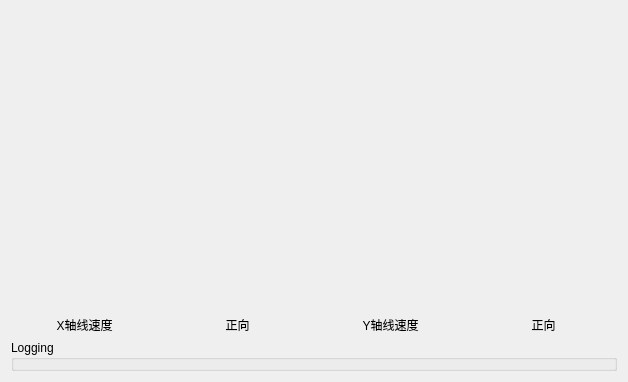
       <widget class="QWidget" name="tab_status">
        <attribute name="title">
         <string>robot_car</string>
        </attribute>
        <layout class="QGridLayout" name="gridLayout_13">
         <item row="0" column="0">
          <layout class="QGridLayout" name="gridLayout_5">
           <item row="0" column="0">
            <layout class="QGridLayout" name="gridLayout_4">
             <item row="0" column="0">
              <layout class="QGridLayout" name="gridLayout">
               <property name="verticalSpacing">
                <number>5</number>
               </property>
               <item row="1" column="0">
                <widget class="QLabel" name="label_6">
                 <property name="text">
                  <string>X轴线速度</string>
                 </property>
                 <property name="alignment">
                  <set>Qt::AlignCenter</set>
                 </property>
                </widget>
               </item>
               <item row="0" column="2" colspan="2">
                <widget class="QWidget" name="widget_speed_y" native="true">
                 <property name="minimumSize">
                  <size>
                   <width>300</width>
                   <height>300</height>
                  </size>
                 </property>
                 <property name="maximumSize">
                  <size>
                   <width>300</width>
                   <height>300</height>
                  </size>
                 </property>
                </widget>
               </item>
               <item row="1" column="2">
                <widget class="QLabel" name="label_7">
                 <property name="text">
                  <string>Y轴线速度</string>
                 </property>
                 <property name="alignment">
                  <set>Qt::AlignCenter</set>
                 </property>
                </widget>
               </item>
               <item row="1" column="1">
                <widget class="QLabel" name="label_dir_x">
                 <property name="text">
                  <string>正向</string>
                 </property>
                 <property name="alignment">
                  <set>Qt::AlignCenter</set>
                 </property>
                </widget>
               </item>
               <item row="1" column="3">
                <widget class="QLabel" name="label_dir_y">
                 <property name="text">
                  <string>正向</string>
                 </property>
                 <property name="alignment">
                  <set>Qt::AlignCenter</set>
                 </property>
                </widget>
               </item>
               <item row="0" column="0" colspan="2">
                <widget class="QWidget" name="widget_speed_x" native="true">
                 <property name="minimumSize">
                  <size>
                   <width>300</width>
                   <height>300</height>
                  </size>
                 </property>
                 <property name="maximumSize">
                  <size>
                   <width>300</width>
                   <height>300</height>
                  </size>
                 </property>
                </widget>
               </item>
              </layout>
             </item>
             <item row="1" column="0">
              <widget class="QGroupBox" name="groupBox_12">
               <property name="sizePolicy">
                <sizepolicy hsizetype="MinimumExpanding" vsizetype="Preferred">
                 <horstretch>0</horstretch>
                 <verstretch>0</verstretch>
                </sizepolicy>
               </property>
               <property name="title">
                <string>Logging</string>
               </property>
               <widget class="QListView" name="view_logging">
                <property name="geometry">
                 <rect>
                  <x>12</x>
                  <y>32</y>
                  <width>581</width>
                  <height>231</height>
                 </rect>
                </property>
               </widget>
              </widget>
             </item>
            </layout>
           </item>
          </layout>
         </item>
        </layout>
       </widget>
